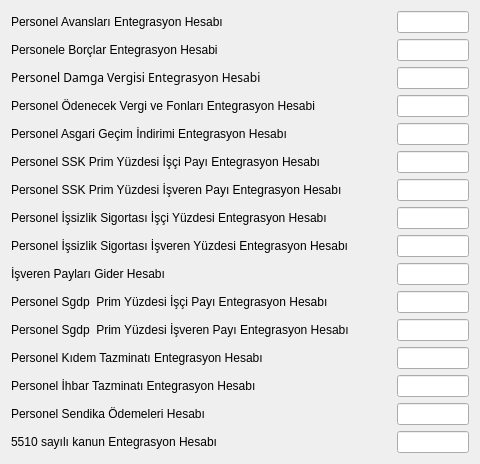
     <widget class="QWidget" name="tab_4">
      <attribute name="title">
       <string>Şube Personel Entegrasyon Hesapları</string>
      </attribute>
      <layout class="QGridLayout" name="gridLayout_5" columnstretch="1,10,20">
       <item row="0" column="0">
        <widget class="QLabel" name="label_46">
         <property name="sizePolicy">
          <sizepolicy hsizetype="Fixed" vsizetype="Fixed">
           <horstretch>0</horstretch>
           <verstretch>0</verstretch>
          </sizepolicy>
         </property>
         <property name="text">
          <string>Personel Avansları Entegrasyon Hesabı</string>
         </property>
        </widget>
       </item>
       <item row="0" column="1">
        <widget class="QSearchEdit" name="searchEdit_prs_avanslar_hesap_kodu" native="true">
         <property name="whatsThis">
          <string>Arama widget. </string>
         </property>
         <property name="QSearchEdit" stdset="0">
          <rect>
           <x>0</x>
           <y>0</y>
           <width>100</width>
           <height>100</height>
          </rect>
         </property>
        </widget>
       </item>
       <item row="0" column="2">
        <widget class="QLineEdit" name="lineEdit_prs_avanslar_hesap_ismi">
         <property name="focusPolicy">
          <enum>Qt::NoFocus</enum>
         </property>
         <property name="readOnly">
          <bool>true</bool>
         </property>
        </widget>
       </item>
       <item row="1" column="0">
        <widget class="QLabel" name="label_68">
         <property name="sizePolicy">
          <sizepolicy hsizetype="Fixed" vsizetype="Fixed">
           <horstretch>0</horstretch>
           <verstretch>0</verstretch>
          </sizepolicy>
         </property>
         <property name="text">
          <string>Personele Borçlar Entegrasyon Hesabi</string>
         </property>
        </widget>
       </item>
       <item row="1" column="1">
        <widget class="QSearchEdit" name="searchEdit_prs_borclar_hesap_kodu" native="true">
         <property name="whatsThis">
          <string>Arama widget. </string>
         </property>
         <property name="QSearchEdit" stdset="0">
          <rect>
           <x>0</x>
           <y>0</y>
           <width>100</width>
           <height>100</height>
          </rect>
         </property>
        </widget>
       </item>
       <item row="1" column="2">
        <widget class="QLineEdit" name="lineEdit_prs_borclar_hesap_ismi">
         <property name="focusPolicy">
          <enum>Qt::NoFocus</enum>
         </property>
         <property name="readOnly">
          <bool>true</bool>
         </property>
        </widget>
       </item>
       <item row="2" column="0">
        <widget class="QLabel" name="label_49">
         <property name="sizePolicy">
          <sizepolicy hsizetype="Fixed" vsizetype="Fixed">
           <horstretch>0</horstretch>
           <verstretch>0</verstretch>
          </sizepolicy>
         </property>
         <property name="font">
          <font>
           <family>Sans Serif</family>
          </font>
         </property>
         <property name="text">
          <string>Personel Damga Vergisi Entegrasyon Hesabi</string>
         </property>
        </widget>
       </item>
       <item row="2" column="1">
        <widget class="QSearchEdit" name="searchEdit_prs_damga_vergisi_hesap_kodu" native="true">
         <property name="whatsThis">
          <string>Arama widget. </string>
         </property>
         <property name="QSearchEdit" stdset="0">
          <rect>
           <x>0</x>
           <y>0</y>
           <width>100</width>
           <height>100</height>
          </rect>
         </property>
        </widget>
       </item>
       <item row="2" column="2">
        <widget class="QLineEdit" name="lineEdit_damga_vergisi_hesap_ismi">
         <property name="focusPolicy">
          <enum>Qt::NoFocus</enum>
         </property>
         <property name="readOnly">
          <bool>true</bool>
         </property>
        </widget>
       </item>
       <item row="3" column="0">
        <widget class="QLabel" name="label_69">
         <property name="sizePolicy">
          <sizepolicy hsizetype="Fixed" vsizetype="Fixed">
           <horstretch>0</horstretch>
           <verstretch>0</verstretch>
          </sizepolicy>
         </property>
         <property name="text">
          <string>Personel Ödenecek Vergi ve Fonları Entegrasyon Hesabi</string>
         </property>
        </widget>
       </item>
       <item row="3" column="1">
        <widget class="QSearchEdit" name="searchEdit_prs_vergi_hesap_kodu" native="true">
         <property name="whatsThis">
          <string>Arama widget. </string>
         </property>
         <property name="QSearchEdit" stdset="0">
          <rect>
           <x>0</x>
           <y>0</y>
           <width>100</width>
           <height>100</height>
          </rect>
         </property>
        </widget>
       </item>
       <item row="3" column="2">
        <widget class="QLineEdit" name="lineEdit_vergi_hesap_ismi">
         <property name="focusPolicy">
          <enum>Qt::NoFocus</enum>
         </property>
         <property name="readOnly">
          <bool>true</bool>
         </property>
        </widget>
       </item>
       <item row="4" column="0">
        <widget class="QLabel" name="label_58">
         <property name="sizePolicy">
          <sizepolicy hsizetype="Fixed" vsizetype="Fixed">
           <horstretch>0</horstretch>
           <verstretch>0</verstretch>
          </sizepolicy>
         </property>
         <property name="text">
          <string>Personel Asgari Geçim İndirimi Entegrasyon Hesabı</string>
         </property>
        </widget>
       </item>
       <item row="4" column="1">
        <widget class="QSearchEdit" name="searchEdit_personel_asgari_odeme_ent_hesabi" native="true">
         <property name="whatsThis">
          <string>Arama widget. </string>
         </property>
         <property name="QSearchEdit" stdset="0">
          <rect>
           <x>0</x>
           <y>0</y>
           <width>100</width>
           <height>100</height>
          </rect>
         </property>
        </widget>
       </item>
       <item row="4" column="2">
        <widget class="QLineEdit" name="lineEdit_personel_asgari_odeme_ent_hesabi">
         <property name="focusPolicy">
          <enum>Qt::NoFocus</enum>
         </property>
         <property name="readOnly">
          <bool>true</bool>
         </property>
        </widget>
       </item>
       <item row="5" column="0">
        <widget class="QLabel" name="label_50">
         <property name="sizePolicy">
          <sizepolicy hsizetype="Fixed" vsizetype="Fixed">
           <horstretch>0</horstretch>
           <verstretch>0</verstretch>
          </sizepolicy>
         </property>
         <property name="text">
          <string>Personel SSK Prim Yüzdesi İşçi Payı Entegrasyon Hesabı</string>
         </property>
        </widget>
       </item>
       <item row="5" column="1">
        <widget class="QSearchEdit" name="searchEdit_personel_ssk_prim_yuzdesi_isci_payi_hesabi" native="true">
         <property name="whatsThis">
          <string>Arama widget. </string>
         </property>
         <property name="QSearchEdit" stdset="0">
          <rect>
           <x>0</x>
           <y>0</y>
           <width>100</width>
           <height>100</height>
          </rect>
         </property>
        </widget>
       </item>
       <item row="5" column="2">
        <widget class="QLineEdit" name="lineEdit_personel_ssk_prim_yuzdesi_isci_payi_hesabi">
         <property name="focusPolicy">
          <enum>Qt::NoFocus</enum>
         </property>
         <property name="readOnly">
          <bool>true</bool>
         </property>
        </widget>
       </item>
       <item row="6" column="0">
        <widget class="QLabel" name="label_51">
         <property name="sizePolicy">
          <sizepolicy hsizetype="Fixed" vsizetype="Fixed">
           <horstretch>0</horstretch>
           <verstretch>0</verstretch>
          </sizepolicy>
         </property>
         <property name="text">
          <string>Personel SSK Prim Yüzdesi İşveren Payı Entegrasyon Hesabı</string>
         </property>
        </widget>
       </item>
       <item row="6" column="1">
        <widget class="QSearchEdit" name="searchEdit_personel_ssk_prim_yuzdesi_isveren_payi_hesabi" native="true">
         <property name="whatsThis">
          <string>Arama widget. </string>
         </property>
         <property name="QSearchEdit" stdset="0">
          <rect>
           <x>0</x>
           <y>0</y>
           <width>100</width>
           <height>100</height>
          </rect>
         </property>
        </widget>
       </item>
       <item row="6" column="2">
        <widget class="QLineEdit" name="lineEdit_personel_ssk_prim_yuzdesi_isveren_payi_hesabi">
         <property name="focusPolicy">
          <enum>Qt::NoFocus</enum>
         </property>
         <property name="readOnly">
          <bool>true</bool>
         </property>
        </widget>
       </item>
       <item row="7" column="0">
        <widget class="QLabel" name="label_52">
         <property name="sizePolicy">
          <sizepolicy hsizetype="Fixed" vsizetype="Fixed">
           <horstretch>0</horstretch>
           <verstretch>0</verstretch>
          </sizepolicy>
         </property>
         <property name="text">
          <string>Personel İşsizlik Sigortası İşçi Yüzdesi Entegrasyon Hesabı</string>
         </property>
        </widget>
       </item>
       <item row="7" column="1">
        <widget class="QSearchEdit" name="searchEdit_personel_issizlik_sigortasi_isci_yuzdesi_hesabi" native="true">
         <property name="whatsThis">
          <string>Arama widget. </string>
         </property>
         <property name="QSearchEdit" stdset="0">
          <rect>
           <x>0</x>
           <y>0</y>
           <width>100</width>
           <height>100</height>
          </rect>
         </property>
        </widget>
       </item>
       <item row="7" column="2">
        <widget class="QLineEdit" name="lineEdit_personel_issizlik_sigortasi_isci_yuzdesi_hesabi">
         <property name="focusPolicy">
          <enum>Qt::NoFocus</enum>
         </property>
         <property name="readOnly">
          <bool>true</bool>
         </property>
        </widget>
       </item>
       <item row="8" column="0">
        <widget class="QLabel" name="label_53">
         <property name="sizePolicy">
          <sizepolicy hsizetype="Fixed" vsizetype="Fixed">
           <horstretch>0</horstretch>
           <verstretch>0</verstretch>
          </sizepolicy>
         </property>
         <property name="text">
          <string>Personel İşsizlik Sigortası İşveren Yüzdesi Entegrasyon Hesabı</string>
         </property>
        </widget>
       </item>
       <item row="8" column="1">
        <widget class="QSearchEdit" name="searchEdit_personel_issizlik_sigortasi_isveren_yuzdesi_hesabi" native="true">
         <property name="whatsThis">
          <string>Arama widget. </string>
         </property>
         <property name="QSearchEdit" stdset="0">
          <rect>
           <x>0</x>
           <y>0</y>
           <width>100</width>
           <height>100</height>
          </rect>
         </property>
        </widget>
       </item>
       <item row="8" column="2">
        <widget class="QLineEdit" name="lineEdit_personel_issizlik_sigortasi_isveren_yuzdesi_hesabi">
         <property name="focusPolicy">
          <enum>Qt::NoFocus</enum>
         </property>
         <property name="readOnly">
          <bool>true</bool>
         </property>
        </widget>
       </item>
       <item row="9" column="0">
        <widget class="QLabel" name="label_54">
         <property name="sizePolicy">
          <sizepolicy hsizetype="Fixed" vsizetype="Fixed">
           <horstretch>0</horstretch>
           <verstretch>0</verstretch>
          </sizepolicy>
         </property>
         <property name="text">
          <string>İşveren Payları Gider Hesabı</string>
         </property>
        </widget>
       </item>
       <item row="9" column="1">
        <widget class="QSearchEdit" name="searchEdit_isveren_paylari_gider_hesabi" native="true">
         <property name="whatsThis">
          <string>Arama widget. </string>
         </property>
         <property name="QSearchEdit" stdset="0">
          <rect>
           <x>0</x>
           <y>0</y>
           <width>100</width>
           <height>100</height>
          </rect>
         </property>
        </widget>
       </item>
       <item row="9" column="2">
        <widget class="QLineEdit" name="lineEdit_isveren_paylari_gider_hesabi">
         <property name="focusPolicy">
          <enum>Qt::NoFocus</enum>
         </property>
         <property name="readOnly">
          <bool>true</bool>
         </property>
        </widget>
       </item>
       <item row="10" column="0">
        <widget class="QLabel" name="label_57">
         <property name="sizePolicy">
          <sizepolicy hsizetype="Fixed" vsizetype="Fixed">
           <horstretch>0</horstretch>
           <verstretch>0</verstretch>
          </sizepolicy>
         </property>
         <property name="text">
          <string>Personel Sgdp  Prim Yüzdesi İşçi Payı Entegrasyon Hesabı</string>
         </property>
        </widget>
       </item>
       <item row="10" column="1">
        <widget class="QSearchEdit" name="searchEdit_prs_sgdp_prim_yuzde_isc_hsp_id" native="true">
         <property name="whatsThis">
          <string>Arama widget. </string>
         </property>
         <property name="QSearchEdit" stdset="0">
          <rect>
           <x>0</x>
           <y>0</y>
           <width>100</width>
           <height>100</height>
          </rect>
         </property>
        </widget>
       </item>
       <item row="10" column="2">
        <widget class="QLineEdit" name="lineEdit_prs_sgdp_prim_yuzde_isc_hsp_id">
         <property name="focusPolicy">
          <enum>Qt::NoFocus</enum>
         </property>
         <property name="readOnly">
          <bool>true</bool>
         </property>
        </widget>
       </item>
       <item row="11" column="0">
        <widget class="QLabel" name="label_67">
         <property name="sizePolicy">
          <sizepolicy hsizetype="Fixed" vsizetype="Fixed">
           <horstretch>0</horstretch>
           <verstretch>0</verstretch>
          </sizepolicy>
         </property>
         <property name="text">
          <string>Personel Sgdp  Prim Yüzdesi İşveren Payı Entegrasyon Hesabı</string>
         </property>
        </widget>
       </item>
       <item row="11" column="1">
        <widget class="QSearchEdit" name="searchEdit_prs_sgdp_prim_yuzde_isv_hsp_id" native="true">
         <property name="whatsThis">
          <string>Arama widget. </string>
         </property>
         <property name="QSearchEdit" stdset="0">
          <rect>
           <x>0</x>
           <y>0</y>
           <width>100</width>
           <height>100</height>
          </rect>
         </property>
        </widget>
       </item>
       <item row="11" column="2">
        <widget class="QLineEdit" name="lineEdit_prs_sgdp_prim_yuzde_isv_hsp_id">
         <property name="focusPolicy">
          <enum>Qt::NoFocus</enum>
         </property>
         <property name="readOnly">
          <bool>true</bool>
         </property>
        </widget>
       </item>
       <item row="12" column="0">
        <widget class="QLabel" name="label_59">
         <property name="sizePolicy">
          <sizepolicy hsizetype="Fixed" vsizetype="Fixed">
           <horstretch>0</horstretch>
           <verstretch>0</verstretch>
          </sizepolicy>
         </property>
         <property name="text">
          <string>Personel Kıdem Tazminatı Entegrasyon Hesabı</string>
         </property>
        </widget>
       </item>
       <item row="12" column="1">
        <widget class="QSearchEdit" name="searchEdit_kidem_tazminati_hesap_id" native="true">
         <property name="whatsThis">
          <string>Arama widget. </string>
         </property>
         <property name="QSearchEdit" stdset="0">
          <rect>
           <x>0</x>
           <y>0</y>
           <width>100</width>
           <height>100</height>
          </rect>
         </property>
        </widget>
       </item>
       <item row="12" column="2">
        <widget class="QLineEdit" name="lineEdit_kidem_tazminati_hesap_id">
         <property name="focusPolicy">
          <enum>Qt::NoFocus</enum>
         </property>
         <property name="readOnly">
          <bool>true</bool>
         </property>
        </widget>
       </item>
       <item row="13" column="0">
        <widget class="QLabel" name="label_60">
         <property name="sizePolicy">
          <sizepolicy hsizetype="Fixed" vsizetype="Fixed">
           <horstretch>0</horstretch>
           <verstretch>0</verstretch>
          </sizepolicy>
         </property>
         <property name="text">
          <string>Personel İhbar Tazminatı Entegrasyon Hesabı</string>
         </property>
        </widget>
       </item>
       <item row="13" column="1">
        <widget class="QSearchEdit" name="searchEdit_ihbar_tazminati_hesap_id" native="true">
         <property name="whatsThis">
          <string>Arama widget. </string>
         </property>
         <property name="QSearchEdit" stdset="0">
          <rect>
           <x>0</x>
           <y>0</y>
           <width>100</width>
           <height>100</height>
          </rect>
         </property>
        </widget>
       </item>
       <item row="13" column="2">
        <widget class="QLineEdit" name="lineEdit_ihbar_tazminati_hesap_id">
         <property name="focusPolicy">
          <enum>Qt::NoFocus</enum>
         </property>
         <property name="readOnly">
          <bool>true</bool>
         </property>
        </widget>
       </item>
       <item row="14" column="0">
        <widget class="QLabel" name="label_63">
         <property name="sizePolicy">
          <sizepolicy hsizetype="Fixed" vsizetype="Fixed">
           <horstretch>0</horstretch>
           <verstretch>0</verstretch>
          </sizepolicy>
         </property>
         <property name="text">
          <string>Personel Sendika Ödemeleri Hesabı </string>
         </property>
        </widget>
       </item>
       <item row="14" column="1">
        <widget class="QSearchEdit" name="searchEdit_sendika_odeme_hesap_id" native="true">
         <property name="whatsThis">
          <string>Arama widget. </string>
         </property>
         <property name="QSearchEdit" stdset="0">
          <rect>
           <x>0</x>
           <y>0</y>
           <width>100</width>
           <height>100</height>
          </rect>
         </property>
        </widget>
       </item>
       <item row="14" column="2">
        <widget class="QLineEdit" name="lineEdit_sendika_odeme_hesap_id">
         <property name="focusPolicy">
          <enum>Qt::NoFocus</enum>
         </property>
         <property name="readOnly">
          <bool>true</bool>
         </property>
        </widget>
       </item>
       <item row="15" column="0">
        <widget class="QLabel" name="label_20">
         <property name="sizePolicy">
          <sizepolicy hsizetype="Fixed" vsizetype="Fixed">
           <horstretch>0</horstretch>
           <verstretch>0</verstretch>
          </sizepolicy>
         </property>
         <property name="text">
          <string>5510 sayılı kanun Entegrasyon Hesabı </string>
         </property>
        </widget>
       </item>
       <item row="15" column="1">
        <widget class="QSearchEdit" name="searchEdit_isy_5510_nolu_kanun_hesap_id" native="true">
         <property name="whatsThis">
          <string>Arama widget. </string>
         </property>
         <property name="QSearchEdit" stdset="0">
          <rect>
           <x>0</x>
           <y>0</y>
           <width>100</width>
           <height>100</height>
          </rect>
         </property>
        </widget>
       </item>
       <item row="15" column="2">
        <widget class="QLineEdit" name="lineEdit_isy_5510_nolu_kanun_hesap_id">
         <property name="focusPolicy">
          <enum>Qt::NoFocus</enum>
         </property>
         <property name="readOnly">
          <bool>true</bool>
         </property>
        </widget>
       </item>
      </layout>
     </widget>
